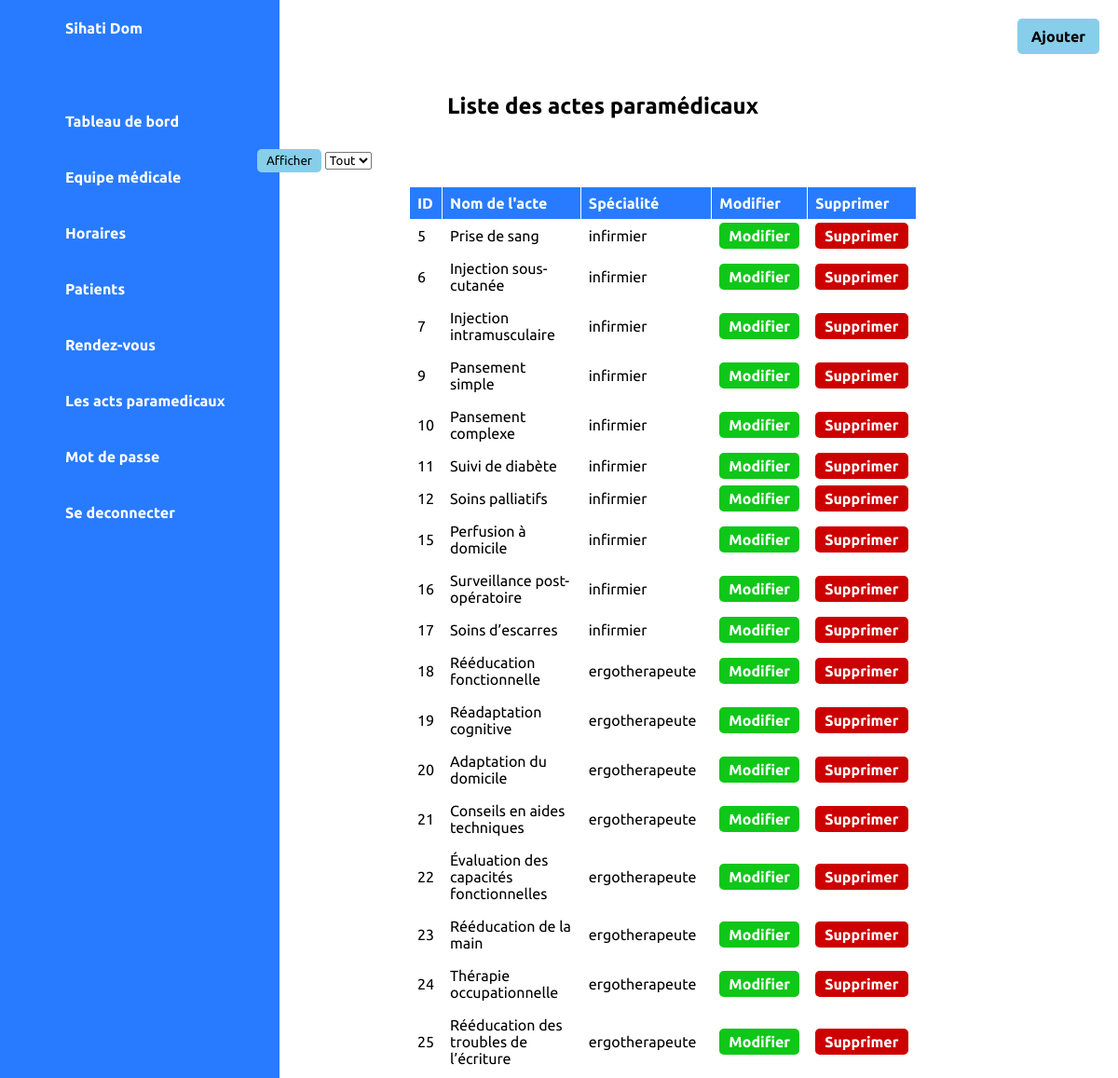
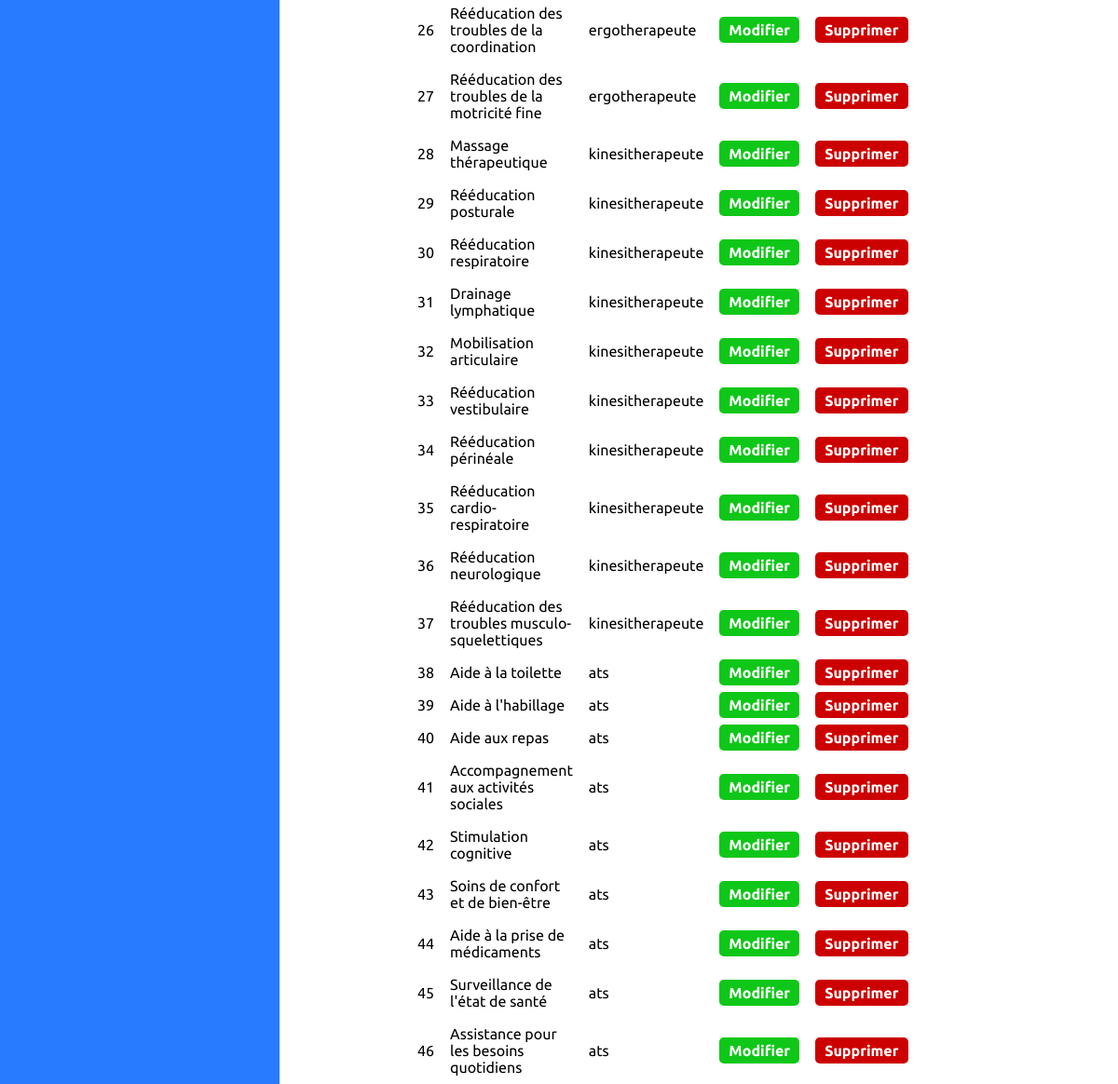
Screenshot of /actsparamedicaux.php with the database file from the repository (2 pictures, top to bottom).
### tables this page shows
CREATE TABLE `actes_paramedicaux` (
  `id` int(11) NOT NULL,
  `nom` varchar(255) NOT NULL,
  `usertype` varchar(255) NOT NULL
);

### actsparamedicaux.php (the view, shortened to what this page needs)
<?php include 'menu.php'; ?>
<!DOCTYPE html>
<html lang="fr">
<head>
    <link rel="stylesheet" href="sty.css">
</head>
<body>
<div class="container">
<div class="topbar">
    <a href="nouvel_acte.php" class="add-button">Ajouter</a>
</div>
<h2>Liste des actes paramédicaux</h2>
<form action="<?php echo htmlspecialchars($_SERVER["PHP_SELF"]); ?>" method="post">
    <input type="submit" value="Afficher" name="submit" class="show-button">
    <select name="nombre" id="nombre" class="select-box">
        <option value="0" <?php if(isset($_POST['nombre']) && $_POST['nombre'] == 0) echo 'selected'; ?>>Tout</option>
    </select>
</form>
    <table border="1" id="tableauActes">
    <?php
$servername = "localhost";
$usernameDB = "root";
$passwordDB = "";
$dbname = "user";
$conn = new mysqli($servername, $usernameDB, $passwordDB, $dbname);
$sql_count = "SELECT COUNT(*) AS total_actes FROM actes_paramedicaux";
$result_count = $conn->query($sql_count);
$total_actes = 0;
if ($result_count->num_rows > 0) {
    $row = $result_count->fetch_assoc();
    $total_actes = $row["total_actes"];
}
if ($total_actes == 0) {
    $output = "<tr><td colspan='8'>Aucun acte trouvé</td></tr>";
} else {
    $selected_value = isset($_POST['nombre']) ? $_POST['nombre'] : 0;
    $limit = ($selected_value > 0) ? $selected_value : $total_actes;
    $sql = "SELECT id, nom, usertype
            FROM actes_paramedicaux
            ORDER BY id ASC LIMIT $limit";
    $result = $conn->query($sql);
    if ($result->num_rows > 0) {
        $output = "<tr>
                        <th>ID</th>
                        <th>Nom de l'acte</th>
                        <th>Spécialité</th>
                        <th>Modifier</th>
                        <th>Supprimer</th>
                    </tr>";
        while ($row = $result->fetch_assoc()) {
            $output .= "<tr>";
            $output .= "<td>" . $row["id"] . "</td>";
            $output .= "<td>" . $row["nom"] . "</td>";
            $output .= "<td>" . $row["usertype"] . "</td>";
            $output .= "<td><a href='modifier_acte.php?id=" . $row["id"] . "' class='modifier-link'>Modifier</a></td>";
            $output .= "<td><a href='#' onclick='confirmDelete(" . $row["id"] . ")' class='delete-button'>Supprimer</a></td>";
            $output .= "</tr>";
        }
    }
}
echo $output;
?>
    </table>
</div>
</body>
</html>

### menu.php (shortened to what this page needs)
<!DOCTYPE html>
<html>
<head>
    <link rel="stylesheet" type="text/css" href="styl.css">
</head>
<body>
    <div class="container">
        <div class="navigation">
            <ul>
                <li>
                    <a href="#">
                        <span class="icon"><ion-icon name="bag-add-outline"></ion-icon></span>
                        <span class="title">Sihati Dom</span>
                    </a>
                </li>
                <li>
                    <a href="admin.html">
                        <span class="icon"><ion-icon name="home-outline"></ion-icon></span>
                        <span class="title">Tableau de bord</span>
                    </a>
                </li>
                <li>
                    <a href="equipe_medical.php">
                        <span class="icon"><ion-icon name="people-outline"></ion-icon></span>
                        <span class="title">Equipe médicale</span>
                    </a>
                </li>
                <li>
                    <a href="heures.php">
                        <span class="icon"><ion-icon name="time-outline"></ion-icon></span>
                        <span class="title">Horaires</span>
                    </a>
                </li>
                <li>
                    <a href="patients.php">
                        <span class="icon"><ion-icon name="person-outline"></ion-icon></span>
                        <span class="title">Patients</span>
                    </a>
                </li>
                <li>
                    <a href="rendezvous.php">
                        <span class="icon"><ion-icon name="call-outline"></ion-icon></span>
                        <span class="title">Rendez-vous</span>
                    </a>
                </li>
                <li>
                    <a href="actsparamedicaux.php">
                        <span class="icon"><ion-icon name="bag-add-outline"></ion-icon></span>
                        <span class="title">Les acts paramedicaux</span>
                    </a>
                </li>
                <li>
                    <a href="changement_mot_de_passe.php">
                        <span class="icon"><ion-icon name="lock-closed-outline"></ion-icon></span>
                        <span class="title">Mot de passe</span>
                    </a>
                </li>
                <li>
                    <a href="logout.php">
                        <span class="icon"><ion-icon name="log-out-outline"></ion-icon></span>
                        <span class="title">Se deconnecter</span>
                    </a>
                </li>
            </ul>
        </div>
        <div class="main">
            <div class="topbar">
                <div class="toggle">
                </div>
       </div>
       </div>
    </div>
    </body>
    </html>

### styl.css (style rules this page uses)
* { margin: 0; padding: 0; box-sizing: border-box; font-family: 'Ubuntu' , sans-serif; }
:root { --blue: #287bff; --white:#fff; --grey: #f5f5f5; --black1: #222; --black2: #999; }
body { min-height: 100vh; overflow-x:hidden; }
.container { position: relative; width: 100%; }
.navigation { position: fixed; width: 300px; height: 100%; background: var(--blue); transition: 0.5s; overflow: hidden; }
.navigation ul { position: absolute; top: 0; left: 0; width: 100%; }
.navigation ul li { position: relative; width: 100%; list-style: none; border-top-left-radius: 30px; border-bottom-left-radius: 30px; }
.navigation ul li:nth-child(1) { margin-bottom: 40px; pointer-events: none; }
.navigation ul li a { position: relative; display: block; width: 100%; display: flex; text-decoration: none; color: var(--white); }
.navigation ul li a .icon { position: relative; display: block; min-width: 60px; height: 60px; line-height: 60px; text-align: center; }
.navigation ul li a .title { position: relative; display: block; padding: 0 10px; height: 60px; line-height: 60px; text-align: start; white-space: nowrap; }
.main { position: absolute; width: calc(100% - 300px); left: 300px; min-height: 100vh; background: var(--white); transition: width 0.5s; }
.topbar { width: 100%; height: 60px; display: flex; justify-content: space-between; align-items: center; padding: 0 10px; }
.toggle { position: relative; top: 0; width: 60px; height: 60px; display: flex; justify-content: center; align-items: center; font-size: 2.5em; cursor: pointer; }

### sty.css (style rules this page uses)
.add-button { background-color: #87CEEB; color: black; border: none; padding: 10px 15px; border-radius: 5px; cursor: pointer; position: fixed; top: 20px; right: 20px; transition: background-color 0.3s, color 0.3s; text-decoration: none; }
.show-button { background-color: #87CEEB; color: black; border: none; padding: 5px 10px; border-radius: 5px; margin-top: 40px; left:23%; position: relative; top: 60px; }
.select-box { background-color: white; color: black; border: yes; padding: 0px 0px; border-radius: 2px; margin-top: 40px; margin-right: 10px; position: relative; left: 23%; top: 60px; }
h2 { position: absolute; top: 100px; left: calc(50% - 43%); width: 50%; left: 40%; }
table { margin: 75px auto; position: absolute; left: 57%; transform: translateX(-45%); border-collapse: collapse; }
th, td { border: 1px solid white; padding: 8px; text-align: left; }
th { background-color: #287bff; color: white ; font-weight: bold; }
tr:nth-child(odd) { background-color: white; }
a { color: #287bff; text-decoration: none; font-weight: bold; }
.delete-button { background-color: #cc0000; color: white; border: none; padding: 5px 10px; border-radius: 5px; cursor: pointer; text-decoration: none; }
.modifier-link { background-color: #0fc718; color: white; border: none; padding: 5px 10px; border-radius: 5px; cursor: pointer; text-decoration: none; }

### rows the page displays
actes_paramedicaux: id "5", nom "Prise de sang", usertype "infirmier"
actes_paramedicaux: id "6", nom "Injection sous-cutanée", usertype "infirmier"
actes_paramedicaux: id "7", nom "Injection intramusculaire", usertype "infirmier"
actes_paramedicaux: id "9", nom "Pansement simple", usertype "infirmier"
actes_paramedicaux: id "10", nom "Pansement complexe", usertype "infirmier"
actes_paramedicaux: id "11", nom "Suivi de diabète", usertype "infirmier"
actes_paramedicaux: id "12", nom "Soins palliatifs", usertype "infirmier"
actes_paramedicaux: id "15", nom "Perfusion à domicile", usertype "infirmier"
actes_paramedicaux: id "16", nom "Surveillance post-opératoire", usertype "infirmier"
actes_paramedicaux: id "17", nom "Soins d’escarres", usertype "infirmier"
actes_paramedicaux: id "18", nom "Rééducation fonctionnelle", usertype "ergotherapeute"
actes_paramedicaux: id "19", nom "Réadaptation cognitive", usertype "ergotherapeute"
actes_paramedicaux: id "20", nom "Adaptation du domicile", usertype "ergotherapeute"
actes_paramedicaux: id "21", nom "Conseils en aides techniques", usertype "ergotherapeute"
actes_paramedicaux: id "22", nom "Évaluation des capacités fonctionnelles", usertype "ergotherapeute"
actes_paramedicaux: id "23", nom "Rééducation de la main", usertype "ergotherapeute"
actes_paramedicaux: id "24", nom "Thérapie occupationnelle", usertype "ergotherapeute"
actes_paramedicaux: id "25", nom "Rééducation des troubles de l’écriture", usertype "ergotherapeute"
actes_paramedicaux: id "26", nom "Rééducation des troubles de la coordination", usertype "ergotherapeute"
actes_paramedicaux: id "27", nom "Rééducation des troubles de la motricité fine", usertype "ergotherapeute"
actes_paramedicaux: id "28", nom "Massage thérapeutique", usertype "kinesitherapeute"
actes_paramedicaux: id "29", nom "Rééducation posturale", usertype "kinesitherapeute"
actes_paramedicaux: id "30", nom "Rééducation respiratoire", usertype "kinesitherapeute"
actes_paramedicaux: id "31", nom "Drainage lymphatique", usertype "kinesitherapeute"
actes_paramedicaux: id "32", nom "Mobilisation articulaire", usertype "kinesitherapeute"
actes_paramedicaux: id "33", nom "Rééducation vestibulaire", usertype "kinesitherapeute"
actes_paramedicaux: id "34", nom "Rééducation périnéale", usertype "kinesitherapeute"
actes_paramedicaux: id "35", nom "Rééducation cardio-respiratoire", usertype "kinesitherapeute"
actes_paramedicaux: id "36", nom "Rééducation neurologique", usertype "kinesitherapeute"
actes_paramedicaux: id "37", nom "Rééducation des troubles musculo-squelettiques", usertype "kinesitherapeute"
actes_paramedicaux: id "38", nom "Aide à la toilette", usertype "ats"
actes_paramedicaux: id "39", nom "Aide à l'habillage", usertype "ats"
actes_paramedicaux: id "40", nom "Aide aux repas", usertype "ats"
actes_paramedicaux: id "41", nom "Accompagnement aux activités sociales", usertype "ats"
actes_paramedicaux: id "42", nom "Stimulation cognitive", usertype "ats"
actes_paramedicaux: id "43", nom "Soins de confort et de bien-être", usertype "ats"
actes_paramedicaux: id "44", nom "Aide à la prise de médicaments", usertype "ats"
actes_paramedicaux: id "45", nom "Surveillance de l'état de santé", usertype "ats"
actes_paramedicaux: id "46", nom "Assistance pour les besoins quotidiens", usertype "ats"
